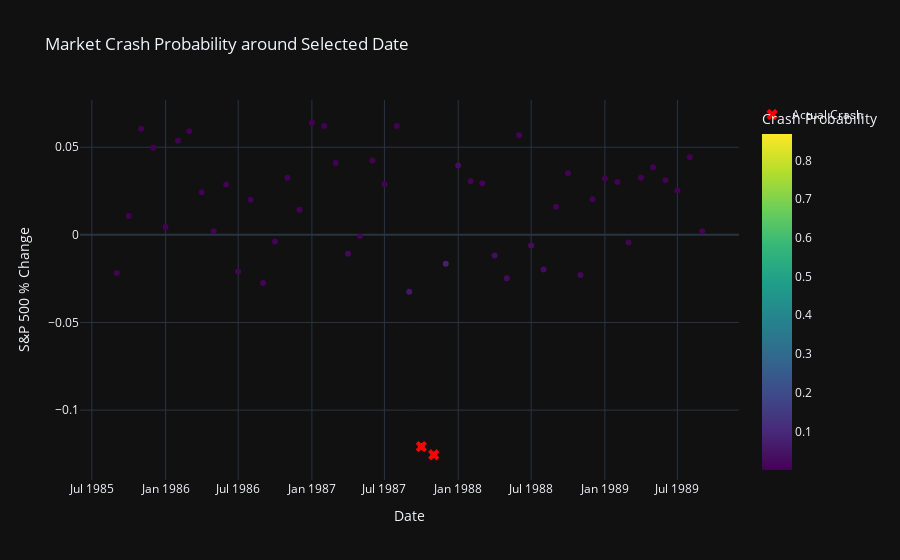

The code cell stored with this chart in its notebook:
### Code cell
import pandas as pd
import plotly.express as px
import plotly.graph_objects as go
from sklearn.linear_model import LogisticRegression
from sklearn.preprocessing import StandardScaler

# Define the date to analyze
target_date = '1987-09-01'  

# Function to get a 5-year window around the specified date
def get_5yr_window_single(data, target_date):
    start_date = pd.to_datetime(target_date) - pd.DateOffset(years=2)
    end_date = pd.to_datetime(target_date) + pd.DateOffset(years=2)
    return data[(data.index >= start_date) & (data.index <= end_date)]

# Apply the 5-year window function to get data around the target date
crash_data = get_5yr_window_single(data, target_date)

# Define features and target for the current window
X = crash_data[features]
y = crash_data['crash']

# Standardize features
scaler = StandardScaler()
X_scaled = scaler.fit_transform(X)

# Train the model on this window's data
model = LogisticRegression()
model.fit(X_scaled, y)

# Predict probabilities for the specified window
y_prob = model.predict_proba(X_scaled)[:, 1]

# Ensure crash_data and predictions match in length
crash_data = crash_data.copy()  # To avoid modifying the original DataFrame
crash_data['crash_probability'] = y_prob  # This should now match lengths
crash_data['Date'] = crash_data.index

# Plot the results with Plotly
fig = px.scatter(crash_data, x='Date', y='sp500_pct_change', color='crash_probability',
                 title='Market Crash Probability around Selected Date',
                 labels={'crash_probability': 'Crash Probability', 'sp500_pct_change': 'S&P 500 % Change'},
                 color_continuous_scale='Viridis')

# Add markers for actual crashes within this window
fig.add_trace(go.Scatter(x=crash_data[crash_data['crash'] == 1]['Date'],
                         y=crash_data[crash_data['crash'] == 1]['sp500_pct_change'],
                         mode='markers',
                         name='Actual Crash',
                         marker=dict(symbol='x', color='red', size=10)))

# Update layout for clarity
fig.update_layout(coloraxis_colorbar=dict(title='Crash Probability'),
                  xaxis_title='Date',
                  yaxis_title='S&P 500 % Change',
                  template='plotly_dark')

# Show the interactive plot
fig.show()

### Figure 1 — Plotly figure (JSON) as saved in the notebook; plotly's stock layout.template omitted (floating-point values rounded to 4 significant figures)
{"data": [{"hovertemplate": "Date=%{x}<br>S&P 500 % Change=%{y}<br>Crash Probability=%{marker.color}<extra></extra>", "legendgroup": "", "marker": {"color": [0.003581, 0.001192, 0.0005698, 0.0004745, 0.00258, 0.0004311, 0.0005105, 0.001377, 0.003219, 0.0009718, 0.009444, 0.002253, 0.008687, 0.004613, 0.001704, 0.002207, 0.0002782, 0.001096, 0.000975, 0.01893, 0.005733, 0.00221, 0.003415, 0.000844, 0.05193, 0.8682, 0.7249, 0.07541, 0.02938, 0.005245, 0.002511, 0.02906, 0.02261, 0.004504, 0.03043, 0.02631, 0.005717, 0.003941, 0.01397, 0.003308, 0.002546, 0.001453, 0.006777, 0.002045, 0.001808, 0.001106, 0.002333, 0.001149, 0.006059], "coloraxis": "coloraxis", "symbol": "circle"}, "mode": "markers", "name": "", "orientation": "v", "showlegend": false, "type": "scatter", "x": ["1985-09-01T00:00:00", "1985-10-01T00:00:00", "1985-11-01T00:00:00", "1985-12-01T00:00:00", "1986-01-01T00:00:00", "1986-02-01T00:00:00", "1986-03-01T00:00:00", "1986-04-01T00:00:00", "1986-05-01T00:00:00", "1986-06-01T00:00:00", "1986-07-01T00:00:00", "1986-08-01T00:00:00", "1986-09-01T00:00:00", "1986-10-01T00:00:00", "1986-11-01T00:00:00", "1986-12-01T00:00:00", "1987-01-01T00:00:00", "1987-02-01T00:00:00", "1987-03-01T00:00:00", "1987-04-01T00:00:00", "1987-05-01T00:00:00", "1987-06-01T00:00:00", "1987-07-01T00:00:00", "1987-08-01T00:00:00", "1987-09-01T00:00:00", "1987-10-01T00:00:00", "1987-11-01T00:00:00", "1987-12-01T00:00:00", "1988-01-01T00:00:00", "1988-02-01T00:00:00", "1988-03-01T00:00:00", "1988-04-01T00:00:00", "1988-05-01T00:00:00", "1988-06-01T00:00:00", "1988-07-01T00:00:00", "1988-08-01T00:00:00", "1988-09-01T00:00:00", "1988-10-01T00:00:00", "1988-11-01T00:00:00", "1988-12-01T00:00:00", "1989-01-01T00:00:00", "1989-02-01T00:00:00", "1989-03-01T00:00:00", "1989-04-01T00:00:00", "1989-05-01T00:00:00", "1989-06-01T00:00:00", "1989-07-01T00:00:00", "1989-08-01T00:00:00", "1989-09-01T00:00:00"], "xaxis": "x", "y": [-0.02178, 0.01072, 0.06051, 0.0497, 0.004518, 0.05366, 0.05909, 0.02428, 0.002065, 0.02867, -0.02086, 0.02007, -0.02748, -0.003832, 0.03259, 0.01433, 0.06398, 0.06209, 0.04107, -0.01077, -0.0007134, 0.04243, 0.02888, 0.06215, -0.03248, -0.1208, -0.1255, -0.01654, 0.03951, 0.03055, 0.02948, -0.01175, -0.02472, 0.05684, -0.006034, -0.01978, 0.01609, 0.03517, -0.02297, 0.02026, 0.03218, 0.03012, -0.004414, 0.03258, 0.03864, 0.03121, 0.02533, 0.04423, 0.002082], "yaxis": "y"}, {"marker": {"color": "red", "size": 10, "symbol": "x"}, "mode": "markers", "name": "Actual Crash", "type": "scatter", "x": ["1987-10-01T00:00:00", "1987-11-01T00:00:00"], "y": [-0.1208, -0.1255]}], "layout": {"coloraxis": {"colorbar": {"title": {"text": "Crash Probability"}}, "colorscale": [[0, "#440154"], [0.1111, "#482878"], [0.2222, "#3e4989"], [0.3333, "#31688e"], [0.4444, "#26828e"], [0.5556, "#1f9e89"], [0.6667, "#35b779"], [0.7778, "#6ece58"], [0.8889, "#b5de2b"], [1, "#fde725"]]}, "legend": {"tracegroupgap": 0}, "title": {"text": "Market Crash Probability around Selected Date"}, "xaxis": {"anchor": "y", "domain": [0, 1], "title": {"text": "Date"}}, "yaxis": {"anchor": "x", "domain": [0, 1], "title": {"text": "S&P 500 % Change"}}}}
